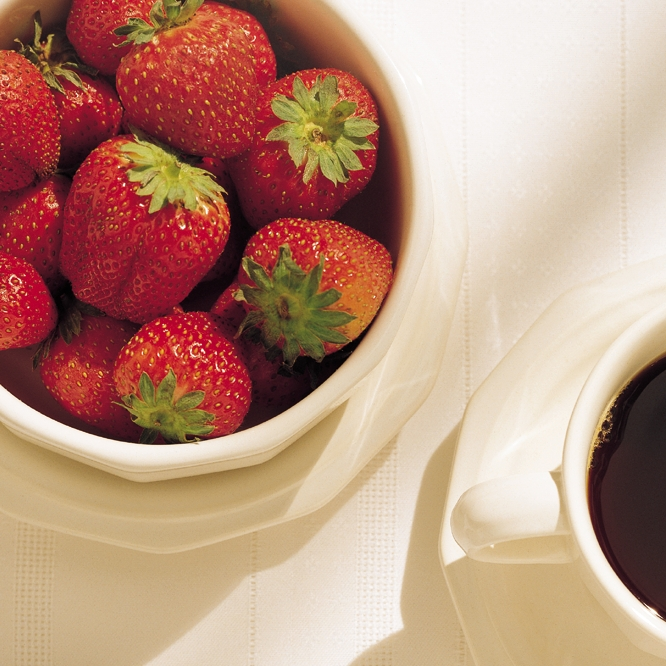
#> input picture Tarea2/Imagenes/Fresas.jpg, 666 x 666 px, found by its file name
$ python Programa_5.py
#> lines starting #> are read from the running program, lines starting #| are printed output that depends on the picture
import cv2
import numpy as np

#Insertar imagen
img = cv2.imread("Fresas.jpg")
#> img is the input picture: shape (666, 666, 3); mean B, G, R 126.4, 145.9, 186.2

#--------------------------------------------------------------------
#Convertir imagen a escala de grises
imgrey=cv2.cvtColor(img, cv2.COLOR_BGR2GRAY)
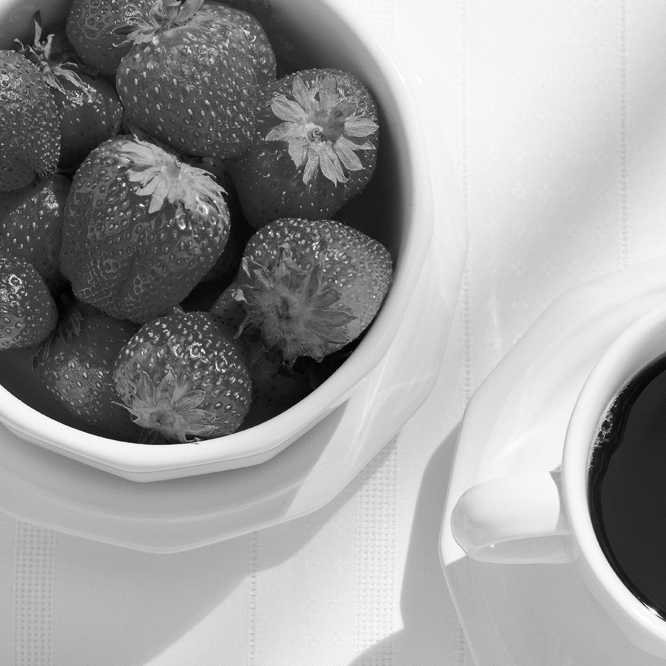
#> imgrey: shape (666, 666); min 2, max 255, mean 155.7
print(imgrey)
#> (printed output is left out)

#Obtener los canales de una imagen
#-----------------------------------------------------------------------
b,g,r=cv2.split(img)
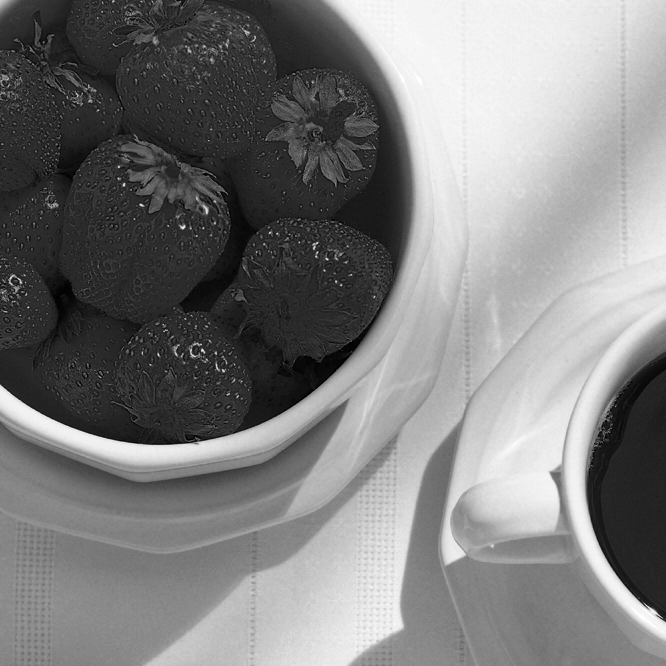
#> b: shape (666, 666); min 0, max 255, mean 126.4
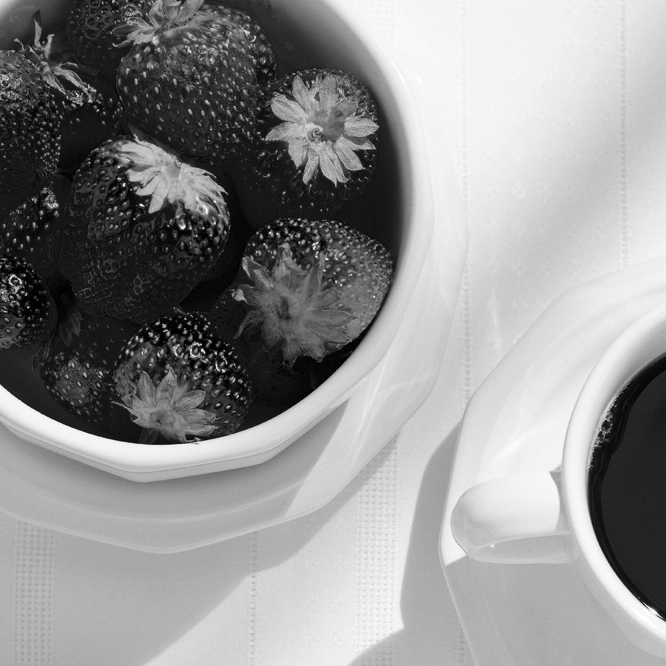
#> g: shape (666, 666); min 0, max 255, mean 145.9
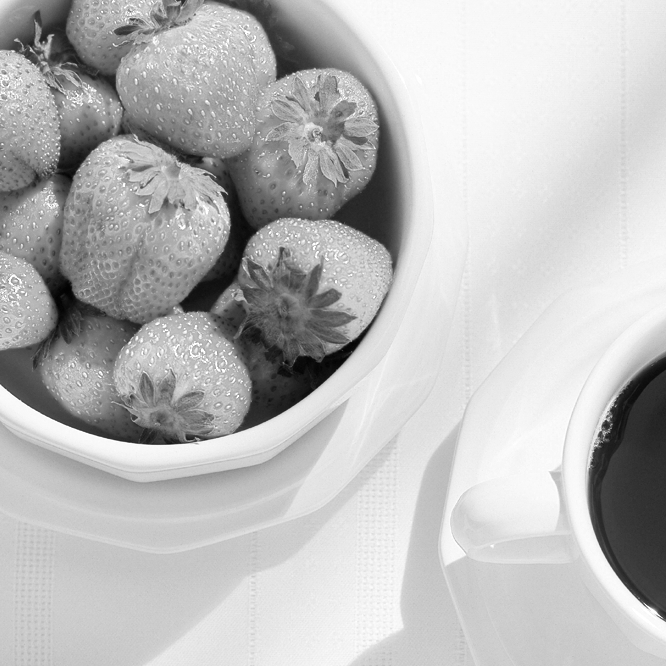
#> r: shape (666, 666); min 2, max 255, mean 186.2

#Unir los canales de la imagen
img_u=cv2.merge([b,g,r])
#------------------------------------------------------------------------
#Mostrar imagen
cv2.imshow('Imagen original',img)  #Mostrar imagen
cv2.imshow('Imagen grises',imgrey)
cv2.imshow('Blue',b)
cv2.imshow('Green',g)
cv2.imshow('Red',r)
cv2.imshow('union',img_u)

#-----------------------------------------------------------------------
cv2.waitKey(0)  #comando para detener la imagen
cv2.destroyAllWindows()
